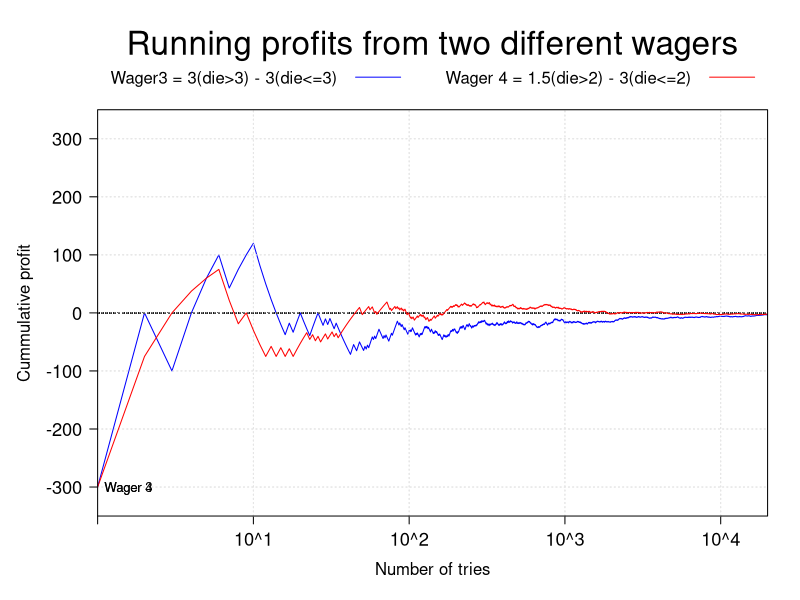

The R script that drew this image:
## ---- chunk 1
library(lattice)

numsimulations = 20000
numframes = 30
  
set.seed(1892)
dievalues = seq(1,6)

for (i in 1:numframes){
  
  die3 = sample(dievalues, numsimulations, replace=T)
  die4 = sample(dievalues, numsimulations, replace=T)
  
  profit3 = 300*( die3>3 ) - 300*( die3<=3 )
  profit4 = 150*( die4>2 ) - 300*( die4<=2 )
  
  runningprofit3 = cumsum(profit3) / seq(1, numsimulations)
  runningprofit4 = cumsum(profit4) / seq(1, numsimulations)
  
  df3 <- data.frame(wager=rep(3,length(runningprofit3)), runningprofit=runningprofit3, tries=seq(1,numsimulations))
  df4 <- data.frame(wager=rep(4,length(runningprofit4)), runningprofit=runningprofit4, tries=seq(1,numsimulations))
  df <- rbind(df3, df4)
  
  # more code follows here to generate the plots and the PNG files
}
## ---- chunk 2
length(runningprofit3)

head(runningprofit3)
tail(runningprofit3)
head(runningprofit4)
tail(runningprofit4)
## ---- chunk 3
  df3 <- data.frame(wager=rep(3,length(runningprofit3)), runningprofit=runningprofit3, tries=seq(1,numsimulations))
  df4 <- data.frame(wager=rep(4,length(runningprofit4)), runningprofit=runningprofit4, tries=seq(1,numsimulations))
  df <- rbind(df3, df4)
## ---- chunk 4
head(df, n = 3)
tail(df, n = 3)
## ---- chunk 5
# Create a lattice xy plot object in memory ------------------------------------------------
# Purpose:        to construct a valid lattice log_x-y plot of one or more series 
# Description:    The argument `the_data_frame` is in long form, where each row has data
#                 for a sub-group. The list of arguments to construct the plot are:
#                 1. the name of the variable that defines the subgroups, called subgroup_variable
#                 2. a list of text labels for title, x and y axis, called text_labels_for_plot
#                 3. a vector of the min and max values to use for the y axis, min_max_y_to_plot
#                 4. a vector of text descriptions for every series to plot, or NULL, called subgroup_descriptions
create_xyplot <- function(the_data_frame, 
                          args_to_plot) {
    # unpack arguments
    the_subgroup_variable_name <- args_to_plot[['subgroup_variable']]
    the_text_plot_labels <- args_to_plot[['text_labels_for_plot']]
    min_max_y_to_plot <- args_to_plot[['min_max_y_to_plot']]
    the_subgroup_descriptions <- args_to_plot[['subgroup_descriptions']]
    
    # setup values for plotting
    group_labels <- as.vector(unique(the_data_frame[the_subgroup_variable_name]))
    wager_labels <- as.vector(sapply( group_labels, FUN = function(x) {paste0("Wager ", x)}))
    if (is.null(the_subgroup_descriptions)) {
        the_subgroup_descriptions <- wager_labels
    }
    wagers_vector <- the_data_frame[[the_subgroup_variable_name]]

    max_x_value <- length(wagers_vector[wagers_vector==group_labels[[the_subgroup_variable_name]][1]])

    xyplot(
        runningprofit ~ tries,
        data = the_data_frame,
        groups = wager,
        par.settings = list(superpose.line = list(
            col = c("blue", "red", "green", "yellow", "brown", "cyan"),
            lwd = 1
        )),
        auto.key = list(
            space = "top",
            columns = 2,
            text = the_subgroup_descriptions,
            title = the_text_plot_labels[['title']],
            cex.title = 2,
            lines = TRUE,
            points = FALSE
        ),
        xlab = the_text_plot_labels[['x_label']],
        xlim = c(1, max_x_value),
        scales = list(
            cex = c(1.1, 1.1),            # increase font size
            x = list(log = T),            # log scale for x-axis
            y = list(log = F),
            alternating = 1,              # axes labels left/bottom
            tck = c(1, 0)
        ),                                # ticks only with labels
        ylab = the_text_plot_labels[['y_label']],
        ylim = min_max_y_to_plot,
        type = c("l"),
        panel = panel.superpose,
        panel.groups = function(x, y, group.number, ...) {
            panel.abline(h = y[which(y == 0.0)],
                         lty = "dotted",
                         col = "black")
            panel.grid(v = -1,
                       h = -1,
                       lty = 3)
            xt <- x[x == log(min(x) + 1)] # find x coordinate for first point
            yt <- y[x == min(x)] # find y coordinate for first point
            panel.text(xt,
                       yt,
                       labels = wager_labels[group.number],
                       pos = 4,  # show labels on right side
                       ...)
            panel.xyplot(x, y, ...)
        }
    )
}
## ---- chunk 6
png(file="simwager%02d.png", width=600, height=400)

args_to_plot <- list( subgroup_variable = 'wager',
                      subgroup_descriptions = c("Wager3 = 3(die>3) - 3(die<=3)",
                        "Wager 4 = 1.5(die>2) - 3(die<=2)"),
                      text_labels_for_plot = list(title="Running profits from two different wagers",
                             x_label="Number of tries",
                             y_label="Cummulative profit"),
                      min_max_y_to_plot = c(-350, 350))

pp <- create_xyplot(df, 
                    args_to_plot)

print(pp)

dev.off()
